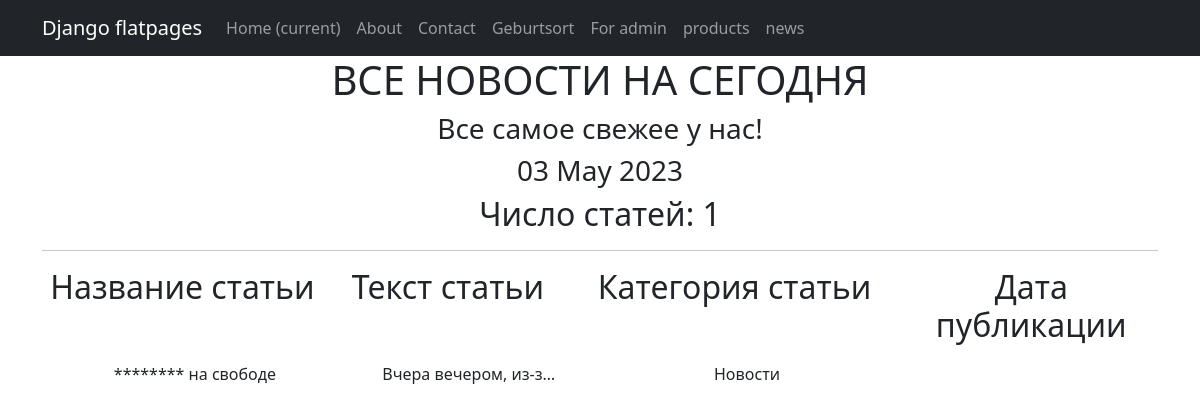
Before: /products/post/ with the older database file.
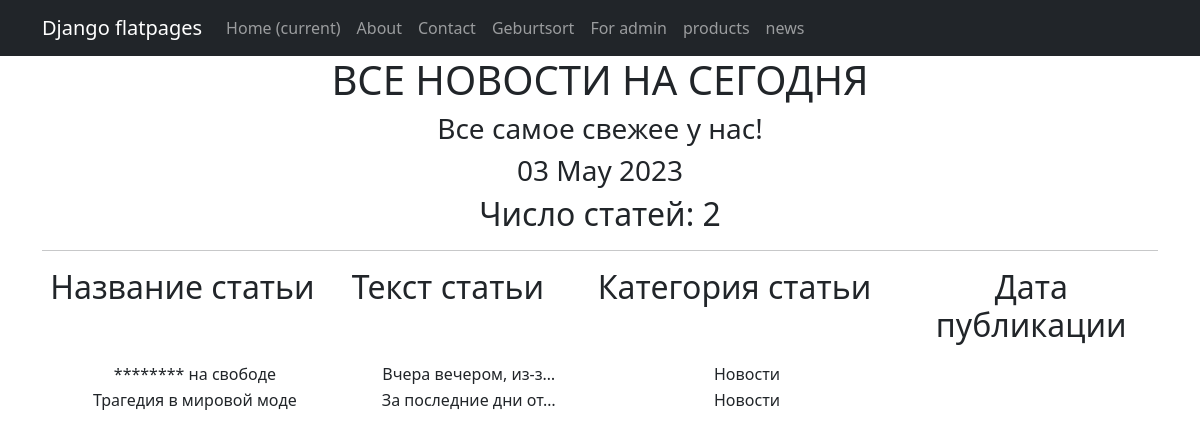
After: the same page with the newer database file.
### simpleapp/models.py (models this page shows, shortened)
class NewsPortal(models.Model):
    sort_date_of_publication = models.DateTimeField(auto_now_add=True)
    article_title = models.CharField(max_length=50, unique=True)   # названия статьи не должны повторяться
    article_description = models.TextField()   # Текст статьи
    news_category = models.ForeignKey(to='NewsCategory', on_delete=models.CASCADE, related_name='news')   # все

class NewsCategory(models.Model):
    article_title = models.CharField(max_length=100, unique=True)

### simpleapp/views.py (the view)
# urls.py: path('post/', NewsList.as_view()),
class NewsList(ListView):
    model = NewsPortal
    ordering = '-sort_date_of_publication'
    template_name = 'flatpages/news.html'
    context_object_name = 'news'
    def get_context_data(self, **kwargs):
        context = super().get_context_data(**kwargs)
        context['time_now'] = datetime.utcnow()
        context['next_sale'] = 'Все самое свежее у нас!'
        return context

### simpleapp/templatetags/custom_censor.py (called while the page is built)
def censor(value):
    bad_words = ['обезьян', 'Мартышки']
    for word in bad_words:
        value = value.replace(word, '*' * len(word))
    return value

### templates/flatpages/news.html (shortened to what this page needs)
{% extends 'flatpages/default.html' %}
{% load custom_censor %}
{% block content %}
   <h1>ВСЕ НОВОСТИ НА СЕГОДНЯ</h1>
   <h3> {{ next_sale|default_if_none:"Свежие новости каждый день!" }} </h3>
   <h3>{{ time_now|date:'d M Y' }}</h3>
   <tr>
      <h2>Число статей: {{ news|length  }} </h2>
   </tr>
   <hr>
   {% if news %}
       <table>
           <tr>
               <td><h2><p style="text-align: center;">Название статьи&nbsp; &nbsp; &nbsp; &nbsp; &nbsp; &nbsp;
               </p></h2></td>
               <td><h2><p style="text-align: center;"> Текст статьи&nbsp; &nbsp; &nbsp; &nbsp; &nbsp; &nbsp; </p></h2></td>
               <td><h2><p style="text-align: center;"> Категория статьи&nbsp; &nbsp; &nbsp; &nbsp; &nbsp; &nbsp; </p></h2></td>
               <td><h2><p style="text-align: center;"> Дата публикации</p></h2></td>
           </tr>
            {% for new in news %}
            <tr>
              <td>{{ new.article_title|censor }}</td>
              <td>{{ new.article_description|truncatechars:20|censor }}</td>
              <td>{{ new.news_category.article_title }}</td>
              <td>{{ new.sort_date_of_publication|date:'h m d M Y' }}</td>
            </tr>
            {% endfor %}
       </table>
   {% else %}
       <h2>Статей нет!</h2>
   {% endif %}
{% endblock content %}

Changed rows visible on the page:
added NewsPortal: article_title|censor "Трагедия в мировой моде", article_description|censor "За последние дни от…", news_category.article_title "Новости"
Other visible differences:
{{ news|length }}: "1" → "2"
